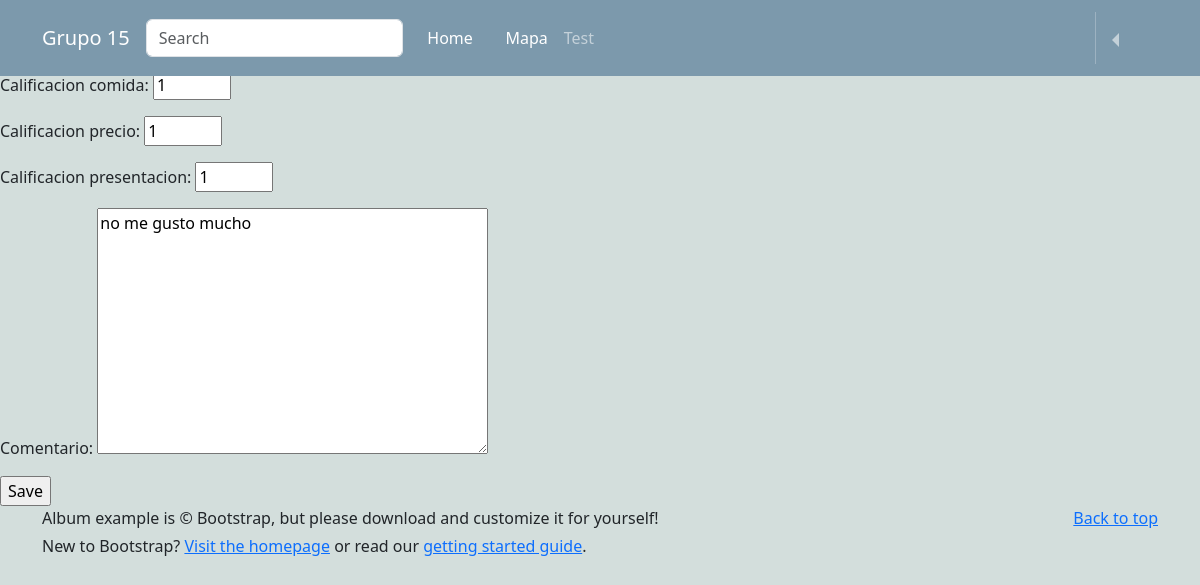
The app's page /profile/edit/4/ with its own data.
### reviews/models.py (models this page shows, shortened)
class Evaluacion(models.Model):
    usuario = models.ForeignKey(User, on_delete=models.CASCADE)
    local_comida = models.ForeignKey(Puesto_de_comida, related_name='evaluaciones', on_delete=models.CASCADE)
    comentario = models.TextField(blank=True)
    calificacion_comida = models.IntegerField()
    calificacion_precio = models.IntegerField()
    calificacion_presentacion = models.IntegerField()
    likes = models.IntegerField(default=0)
    dislikes = models.IntegerField(default = 0)

### reviews/views.py (the view, shortened to what this page needs)
# urls.py: path('profile/edit/<int:id>/', editar_reseña, name="edit_review"),
def editar_reseña(request, id):
    post = get_object_or_404(Evaluacion, id=id)
    if request.method == 'GET':
        context = {'form' : CrearReseñaForm(instance=post), "id": id}
        return render(request, "editar_reseña.html", context)

### reviews/forms.py
class CrearReseñaForm(forms.ModelForm):
   calificacion_comida = forms.IntegerField(max_value=5, min_value=1)
   calificacion_precio = forms.IntegerField(max_value=5, min_value=1)
   calificacion_presentacion = forms.IntegerField(max_value=5, min_value=1)
   comentario = forms.CharField(widget=forms.Textarea(), required=False) # <textarea> en vez de <input>
   class Meta:
      model = Evaluacion
      fields = ["calificacion_comida", "calificacion_precio", "calificacion_presentacion", "comentario"]

### templates/editar_reseña.html (shortened to what this page needs)
{% extends 'base.html' %}
{% block content %}
<form method="post" novalidate>
	{{ form.as_p }}
	<input type="submit" value="Save"/>
</form>
{% endblock content %}

### static/css/style.css (style rules this page uses)
body { background-color: #D3DEDC; padding-top: 70px; padding-bottom: 90px; }

### records on screen
Evaluacion: calificacion_comida "1", calificacion_precio "1", calificacion_presentacion "1", comentario "no me gusto mucho"
